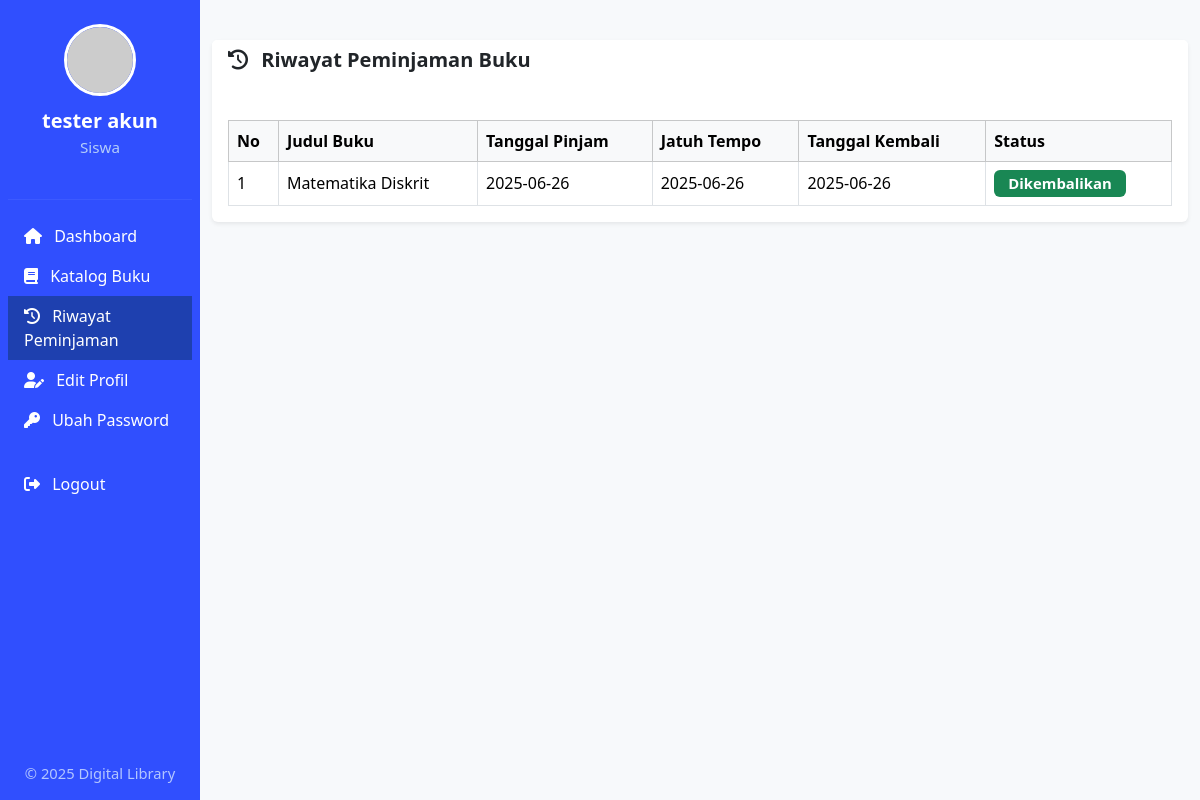
/views/user/dashboard.php?page=riwayat (signed in), run on the app's committed database.
### tables this page shows
CREATE TABLE `member` (
  `member_id` int NOT NULL,
  `firstname` varchar(100) NOT NULL,
  `lastname` varchar(100) NOT NULL,
  `username` varchar(100) DEFAULT NULL,
  `email` varchar(50) NOT NULL,
  `password` varchar(255) DEFAULT NULL,
  `gender` varchar(10) NOT NULL,
  `address` varchar(100) NOT NULL,
  `contact` varchar(100) NOT NULL,
  `type` varchar(100) NOT NULL,
  `status` int NOT NULL DEFAULT '1'
);

CREATE TABLE `borrowdetails` (
  `borrow_details_id` int NOT NULL,
  `book_id` int NOT NULL,
  `borrow_id` int NOT NULL,
  `borrow_status` int DEFAULT '1',
  `date_return` date DEFAULT NULL
);

CREATE TABLE `book` (
  `book_id` int NOT NULL,
  `book_title` varchar(100) NOT NULL,
  `category` varchar(100) NOT NULL,
  `author` varchar(50) NOT NULL,
  `book_copies` int NOT NULL,
  `publisher_name` varchar(100) NOT NULL,
  `isbn` varchar(50) NOT NULL,
  `copyright_year` int NOT NULL,
  `status` varchar(30) NOT NULL DEFAULT '1'
);

CREATE TABLE `borrow` (
  `borrow_id` int NOT NULL,
  `member_id` int NOT NULL,
  `date_borrow` date NOT NULL,
  `due_date` date DEFAULT NULL,
  `status` int DEFAULT '1'
);

### views/user/dashboard.php (the view, shortened to what this page needs)
<?php
include_once "../../koneksi.php";
$member_id = $_SESSION['member_id'];
$qUser = mysqli_query($db, "SELECT * FROM member WHERE member_id='$member_id' LIMIT 1");
$user = mysqli_fetch_assoc($qUser);
$page = isset($_GET['page']) ? $_GET['page'] : 'home';
$allowed_pages = [
    'home'    => 'home.php',
    'profile' => 'profile.php',
    'katalog' => 'katalog.php',
    'riwayat' => 'riwayat.php',
    'password'=> 'password.php'
];
$page_file = isset($allowed_pages[$page]) ? $allowed_pages[$page] : 'home.php';
?>
<!DOCTYPE html>
<html lang="id">
<head>
    <link href="https://cdn.jsdelivr.net/npm/bootstrap@5.3.3/dist/css/bootstrap.min.css" rel="stylesheet">
    <link href="https://cdnjs.cloudflare.com/ajax/libs/font-awesome/6.5.2/css/all.min.css" rel="stylesheet">
</head>
<body>
<div class="container-fluid">
    <div class="row flex-nowrap">
        <div class="col-auto col-lg-3 col-xl-2 px-sm-2 px-0 sidebar d-flex flex-column justify-content-between">
            <div>
                <div class="d-flex flex-column align-items-center py-4">
                    <img src="https://ui-avatars.com/api/?name=<?= urlencode($user['firstname'].' '.$user['lastname']); ?>&background=304ffe&color=fff&rounded=true&size=72"
                         class="profile-img" alt="Profile">
                    <div class="user-name"><?= htmlspecialchars($user['firstname'] . ' ' . $user['lastname']) ?></div>
                    <div class="user-role">Siswa</div>
                </div>
                <hr style="border-top:1.5px solid #5f7cff;">
                <nav class="nav flex-column mb-3">
                    <a class="nav-link<?= ($page=='home'?' active':'') ?>" href="dashboard.php?page=home"><i class="fas fa-home me-2"></i> Dashboard</a>
                    <a class="nav-link<?= ($page=='katalog'?' active':'') ?>" href="dashboard.php?page=katalog"><i class="fas fa-book me-2"></i> Katalog Buku</a>
                    <a class="nav-link<?= ($page=='riwayat'?' active':'') ?>" href="dashboard.php?page=riwayat"><i class="fas fa-history me-2"></i> Riwayat Peminjaman</a>
                    <a class="nav-link<?= ($page=='profile'?' active':'') ?>" href="dashboard.php?page=profile"><i class="fas fa-user-edit me-2"></i> Edit Profil</a>
                    <a class="nav-link<?= ($page=='password'?' active':'') ?>" href="dashboard.php?page=password"><i class="fas fa-key me-2"></i> Ubah Password</a>
                    <a class="nav-link logout-btn mt-4" href="../../logout.php"><i class="fas fa-sign-out-alt me-2"></i> Logout</a>
                </nav>
            </div>
            <div class="d-none d-lg-block text-center pb-3" style="font-size:0.92rem; color:#b3c6ff;">
                &copy; <?= date('Y') ?> Digital Library
            </div>
        </div>
        <main class="col py-3">
            <?php include $page_file; ?>
        </main>
    </div>
</div>
</body>
</html>

### views/user/riwayat.php (shortened to what this page needs)
<?php
$qTrans = mysqli_query($db, "
    SELECT bk.book_title, b.date_borrow, b.due_date, bd.date_return, bd.borrow_status
    FROM borrow b
    JOIN borrowdetails bd ON b.borrow_id = bd.borrow_id
    JOIN book bk ON bd.book_id = bk.book_id
    WHERE b.member_id = '$member_id'
    ORDER BY b.date_borrow DESC
");
?>
<div class="card border-0 shadow-sm mt-4">
    <div class="card-header bg-white border-0">
        <h5 class="mb-0 fw-semibold"><i class="fas fa-history me-2"></i> Riwayat Peminjaman Buku</h5>
    </div>
    <div class="card-body table-responsive">
        <table class="table align-middle table-hover table-bordered mb-0">
            <thead class="table-light">
            <tr>
                <th>No</th>
                <th>Judul Buku</th>
                <th>Tanggal Pinjam</th>
                <th>Jatuh Tempo</th>
                <th>Tanggal Kembali</th>
                <th>Status</th>
            </tr>
            </thead>
            <tbody>
            <?php
            $no = 1; $adaData = false;
            while ($row = mysqli_fetch_assoc($qTrans)) {
                echo "<tr>";
                echo "<td>".$no++."</td>";
                echo "<td>".htmlspecialchars($row['book_title'])."</td>";
                echo "<td>".htmlspecialchars($row['date_borrow'])."</td>";
                echo "<td>".htmlspecialchars($row['due_date'])."</td>";
                echo "<td>".($row['date_return'] ? htmlspecialchars($row['date_return']) : "-")."</td>";
                echo "<td>";
                if ($row['borrow_status']==2) {
                    echo '<span class="badge bg-success badge-status">Dikembalikan</span>';
                } else {
                    echo '<span class="badge bg-warning text-dark badge-status">Dipinjam</span>';
                }
                echo "</td>";
                echo "</tr>";
            }
            ?>
            </tbody>
        </table>
    </div>
</div>

### views/user/dashboard.php (style rules this page uses)
body { background: #f7f9fb; }
.sidebar { background: #304ffe; min-height: 100vh; color: #fff; }
.sidebar .nav-link, .sidebar .nav-link.active { color: #fff; font-weight: 500; }
.sidebar .nav-link:hover, .sidebar .nav-link.active { background: #1e40af; }
.profile-img { width: 72px; height: 72px; object-fit: cover; border-radius: 50%; border: 3px solid #fff; margin-bottom:10px; }
.user-name { font-size:1.25rem;font-weight:600; }
.user-role { font-size: 0.95rem; color: #b4cdfa; }
.table-responsive { margin-top: 1.5rem; }
.badge-status { font-size:0.93rem; padding:6px 14px; }
.logout-btn { color:#fff; }
main.col { padding-bottom:40px; }

### data on the page
member: firstname+lastname "tester akun"
borrowdetails: book.book_title "Matematika Diskrit", borrow.date_borrow "2025-06-26", borrow.due_date "2025-06-26", date_return "2025-06-26", borrow_status "Dikembalikan"
